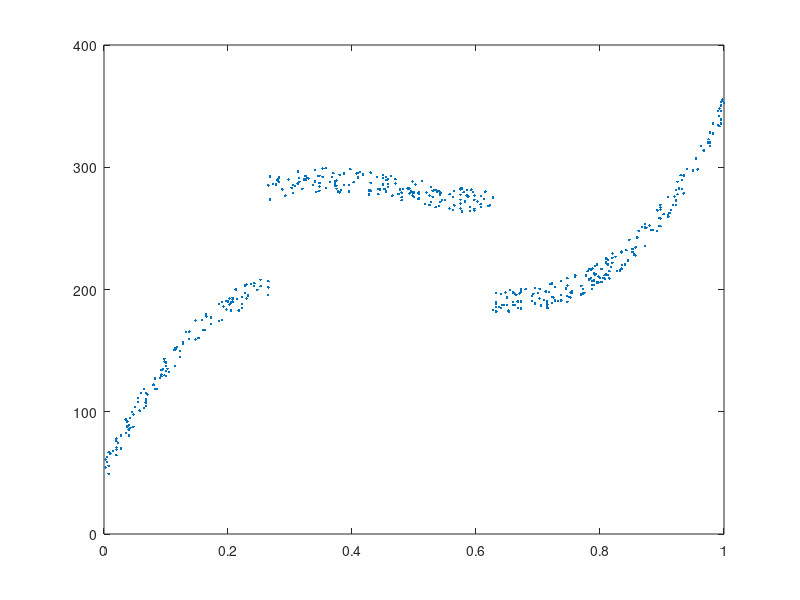

Here is the MATLAB script that generated this plot: (Note: this script raises an error after producing the figure.)
%
close all
clear

N=500;
X=round(400*rand(N,1));

for II=1:N
Y(II)=(X(II)-100).*(X(II)-200).*(X(II)-300)/40000 +200+20*(rand(1)-0.5);
endfor
[X id]=sort(X);
X=X/400;
Y=Y(id);

Y(120:290)=Y(120:290)+80;

figure;
plot(X,Y,'.')


NPARTS=12;
[P XINT]=lms_spline3_func(X,Y,NPARTS);

M=20;
for II=1:NPARTS
    x(:,II)=linspace(XINT(II,1),XINT(II,2),M);
    y(:,II)=polyval(P(II,:),x(:,II));
endfor


figure;
plot(X,Y,'.',x,y,'-s');


